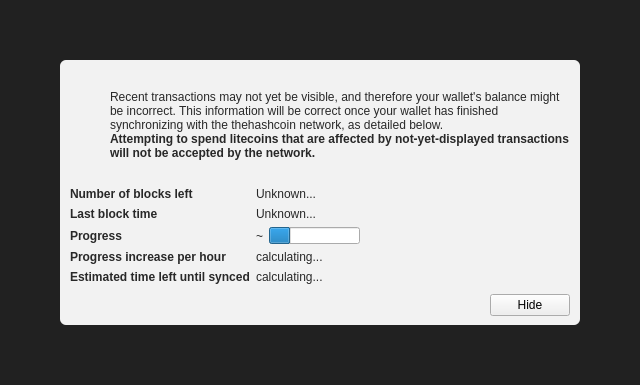
<?xml version="1.0" encoding="UTF-8"?>
<ui version="4.0">
 <class>ModalOverlay</class>
 <widget class="ModalOverlay" name="ModalOverlay">
  <property name="geometry">
   <rect>
    <x>0</x>
    <y>0</y>
    <width>640</width>
    <height>385</height>
   </rect>
  </property>
  <property name="windowTitle">
   <string>Form</string>
  </property>
  <layout class="QVBoxLayout" name="verticalLayout" stretch="0">
   <property name="sizeConstraint">
    <enum>QLayout::SetDefaultConstraint</enum>
   </property>
   <property name="leftMargin">
    <number>0</number>
   </property>
   <property name="topMargin">
    <number>0</number>
   </property>
   <property name="rightMargin">
    <number>0</number>
   </property>
   <property name="bottomMargin">
    <number>0</number>
   </property>
   <item>
    <widget class="QWidget" name="bgWidget" native="true">
     <property name="styleSheet">
      <string notr="true">#bgWidget { background: rgba(0,0,0,220); }</string>
     </property>
     <layout class="QVBoxLayout" name="verticalLayoutMain" stretch="1">
      <property name="leftMargin">
       <number>60</number>
      </property>
      <property name="topMargin">
       <number>60</number>
      </property>
      <property name="rightMargin">
       <number>60</number>
      </property>
      <property name="bottomMargin">
       <number>60</number>
      </property>
      <item>
       <widget class="QWidget" name="contentWidget" native="true">
        <property name="styleSheet">
         <string notr="true">#contentWidget { background: rgba(255,255,255,240); border-radius: 6px; }

QLabel { color: rgb(40,40,40);  }</string>
        </property>
        <layout class="QVBoxLayout" name="verticalLayoutSub" stretch="1,0,0,0">
         <property name="spacing">
          <number>0</number>
         </property>
         <property name="leftMargin">
          <number>10</number>
         </property>
         <property name="topMargin">
          <number>10</number>
         </property>
         <property name="rightMargin">
          <number>10</number>
         </property>
         <property name="bottomMargin">
          <number>10</number>
         </property>
         <item>
          <layout class="QHBoxLayout" name="horizontalLayoutIconText" stretch="0,1">
           <property name="topMargin">
            <number>20</number>
           </property>
           <item>
            <layout class="QVBoxLayout" name="verticalLayoutIcon">
             <property name="leftMargin">
              <number>0</number>
             </property>
             <item>
              <widget class="QPushButton" name="warningIcon">
               <property name="enabled">
                <bool>false</bool>
               </property>
               <property name="text">
                <string/>
               </property>
               <property name="icon">
                <iconset>
                 <normaloff>:/icons/warning</normaloff>
                 <disabledoff>:/icons/warning</disabledoff>:/icons/warning</iconset>
               </property>
               <property name="iconSize">
                <size>
                 <width>48</width>
                 <height>48</height>
                </size>
               </property>
               <property name="flat">
                <bool>true</bool>
               </property>
              </widget>
             </item>
             <item>
              <spacer name="verticalSpacerWarningIcon">
               <property name="orientation">
                <enum>Qt::Vertical</enum>
               </property>
               <property name="sizeHint" stdset="0">
                <size>
                 <width>20</width>
                 <height>40</height>
                </size>
               </property>
              </spacer>
             </item>
            </layout>
           </item>
           <item>
            <layout class="QVBoxLayout" name="verticalLayoutInfoText">
             <property name="leftMargin">
              <number>0</number>
             </property>
             <property name="topMargin">
              <number>0</number>
             </property>
             <item>
              <widget class="QLabel" name="infoText">
               <property name="text">
                <string>Recent transactions may not yet be visible, and therefore your wallet's balance might be incorrect. This information will be correct once your wallet has finished synchronizing with the thehashcoin network, as detailed below.</string>
               </property>
               <property name="textFormat">
                <enum>Qt::RichText</enum>
               </property>
               <property name="wordWrap">
                <bool>true</bool>
               </property>
              </widget>
             </item>
             <item>
              <widget class="QLabel" name="infoTextStrong">
               <property name="font">
                <font>
                 <weight>75</weight>
                 <bold>true</bold>
                </font>
               </property>
               <property name="text">
                <string>Attempting to spend litecoins that are affected by not-yet-displayed transactions will not be accepted by the network.</string>
               </property>
               <property name="textFormat">
                <enum>Qt::RichText</enum>
               </property>
               <property name="wordWrap">
                <bool>true</bool>
               </property>
              </widget>
             </item>
             <item>
              <spacer name="verticalSpacerInTextSpace">
               <property name="orientation">
                <enum>Qt::Vertical</enum>
               </property>
               <property name="sizeHint" stdset="0">
                <size>
                 <width>20</width>
                 <height>40</height>
                </size>
               </property>
              </spacer>
             </item>
            </layout>
           </item>
          </layout>
         </item>
         <item>
          <spacer name="verticalSpacerAfterText">
           <property name="orientation">
            <enum>Qt::Vertical</enum>
           </property>
           <property name="sizeHint" stdset="0">
            <size>
             <width>20</width>
             <height>40</height>
            </size>
           </property>
          </spacer>
         </item>
         <item>
          <layout class="QFormLayout" name="formLayout">
           <property name="fieldGrowthPolicy">
            <enum>QFormLayout::FieldsStayAtSizeHint</enum>
           </property>
           <property name="horizontalSpacing">
            <number>6</number>
           </property>
           <property name="verticalSpacing">
            <number>6</number>
           </property>
           <property name="topMargin">
            <number>10</number>
           </property>
           <item row="0" column="0">
            <widget class="QLabel" name="labelNumberOfBlocksLeft">
             <property name="font">
              <font>
               <weight>75</weight>
               <bold>true</bold>
              </font>
             </property>
             <property name="text">
              <string>Number of blocks left</string>
             </property>
            </widget>
           </item>
           <item row="0" column="1">
            <widget class="QLabel" name="numberOfBlocksLeft">
             <property name="text">
              <string>Unknown...</string>
             </property>
            </widget>
           </item>
           <item row="1" column="0">
            <widget class="QLabel" name="labelLastBlockTime">
             <property name="font">
              <font>
               <weight>75</weight>
               <bold>true</bold>
              </font>
             </property>
             <property name="text">
              <string>Last block time</string>
             </property>
            </widget>
           </item>
           <item row="1" column="1">
            <widget class="QLabel" name="newestBlockDate">
             <property name="sizePolicy">
              <sizepolicy hsizetype="Maximum" vsizetype="Preferred">
               <horstretch>0</horstretch>
               <verstretch>0</verstretch>
              </sizepolicy>
             </property>
             <property name="text">
              <string>Unknown...</string>
             </property>
            </widget>
           </item>
           <item row="2" column="0">
            <widget class="QLabel" name="labelSyncDone">
             <property name="font">
              <font>
               <weight>75</weight>
               <bold>true</bold>
              </font>
             </property>
             <property name="text">
              <string>Progress</string>
             </property>
            </widget>
           </item>
           <item row="2" column="1">
            <layout class="QHBoxLayout" name="horizontalLayoutSync" stretch="0,1">
             <item>
              <widget class="QLabel" name="percentageProgress">
               <property name="text">
                <string notr="true">~</string>
               </property>
              </widget>
             </item>
             <item>
              <widget class="QProgressBar" name="progressBar">
               <property name="value">
                <number>24</number>
               </property>
               <property name="format">
                <string/>
               </property>
              </widget>
             </item>
            </layout>
           </item>
           <item row="4" column="0">
            <widget class="QLabel" name="labelProgressIncrease">
             <property name="font">
              <font>
               <weight>75</weight>
               <bold>true</bold>
              </font>
             </property>
             <property name="text">
              <string>Progress increase per hour</string>
             </property>
            </widget>
           </item>
           <item row="4" column="1">
            <widget class="QLabel" name="progressIncreasePerH">
             <property name="text">
              <string>calculating...</string>
             </property>
            </widget>
           </item>
           <item row="5" column="0">
            <widget class="QLabel" name="labelEstimatedTimeLeft">
             <property name="font">
              <font>
               <weight>75</weight>
               <bold>true</bold>
              </font>
             </property>
             <property name="text">
              <string>Estimated time left until synced</string>
             </property>
            </widget>
           </item>
           <item row="5" column="1">
            <widget class="QLabel" name="expectedTimeLeft">
             <property name="text">
              <string>calculating...</string>
             </property>
            </widget>
           </item>
          </layout>
         </item>
         <item>
          <layout class="QHBoxLayout" name="horizontalLayoutButtons">
           <property name="leftMargin">
            <number>10</number>
           </property>
           <property name="topMargin">
            <number>10</number>
           </property>
           <item>
            <spacer name="horizontalSpacer">
             <property name="orientation">
              <enum>Qt::Horizontal</enum>
             </property>
             <property name="sizeHint" stdset="0">
              <size>
               <width>40</width>
               <height>20</height>
              </size>
             </property>
            </spacer>
           </item>
           <item>
            <widget class="QPushButton" name="closeButton">
             <property name="text">
              <string>Hide</string>
             </property>
            </widget>
           </item>
          </layout>
         </item>
        </layout>
       </widget>
      </item>
     </layout>
    </widget>
   </item>
  </layout>
 </widget>
 <customwidgets>
  <customwidget>
   <class>ModalOverlay</class>
   <extends>QWidget</extends>
   <header>qt/modaloverlay.h</header>
   <container>1</container>
  </customwidget>
 </customwidgets>
 <resources/>
 <connections/>
</ui>
